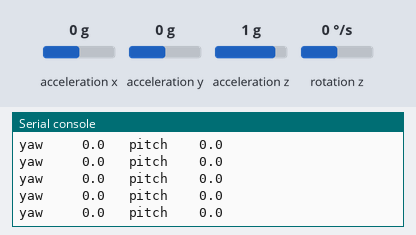
The program below on a simulated Raspberry Pi Pico running MicroPython. Shown: the last lines printed to the serial console. Inputs (shaded band) come from the test bench; at power-on: acceleration x 0 g, rotation z 0 °/s, acceleration y 0 g, acceleration z 1 g.

Above: at 3.5 s.
3.6 s: acceleration x set to -1.4 g
At 3.66 s:
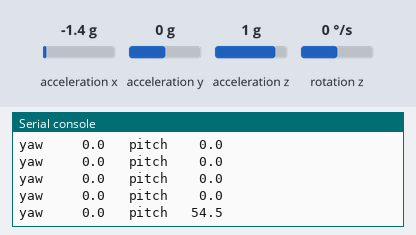
5.1 s: rotation z set to -192 °/s
At 5.13 s:
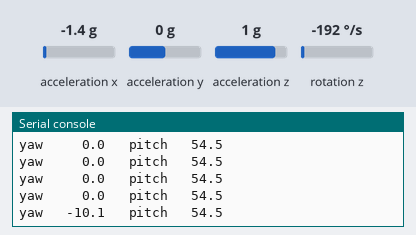
6.6 s: acceleration x set to 0 g
At 6.61 s:
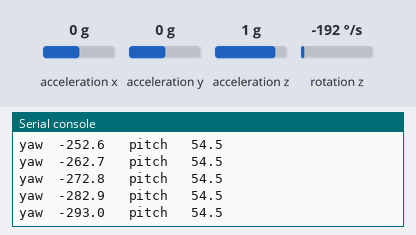
8.2 s: rotation z set to 192 °/s
At 8.24 s:
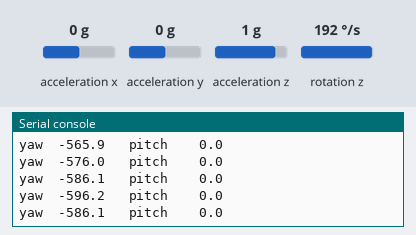
11.2 s: acceleration x set to -0.8 g
At 11.29 s:
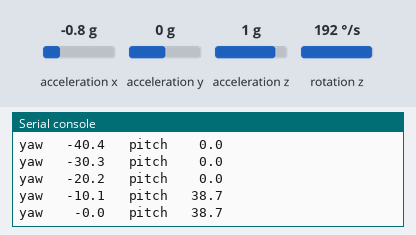
12.8 s: acceleration x set to 0.8 g
At 12.82 s:
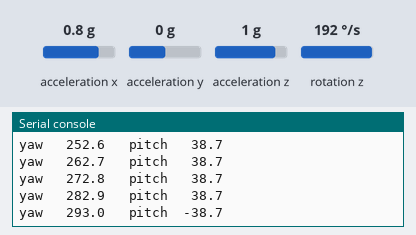
Timing chart, 0 to 15.3 s (numbered marks = the images above; inputs shaded):
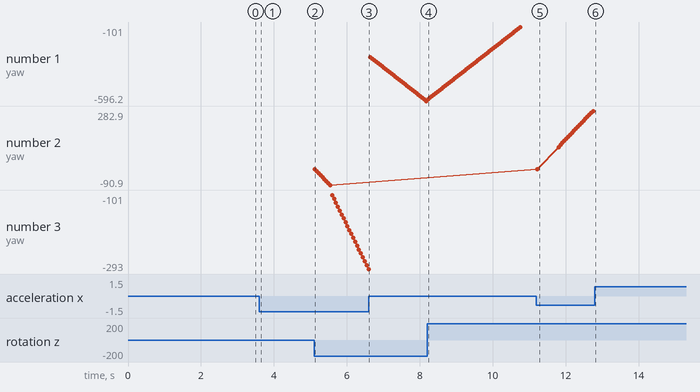

Measured:
- after the input at 3.6 s, the serial console: prints a new line after 0.05 s (image 1)
- after the input at 5.1 s, the serial console: prints a new line at once (image 2)

The program:

gyro_test.py
```python
# Step 1 sensor check for the Pico W + GY-521 (MicroPython).
# Run it from Thonny (green Run button) with the Pico plugged in over USB.
# No Wi-Fi needed. Prints the I2C scan, then live yaw/pitch in the Shell.

from machine import Pin, I2C
import time, math

i2c = I2C(0, sda=Pin(4), scl=Pin(5), freq=100000)
found = i2c.scan()
print("I2C devices found:", [hex(a) for a in found])
if 0x68 not in found:
    print("MPU-6050 NOT found at 0x68.")
    print("Check: VCC->3V3 (pin 36), GND->GND (pin 38), SDA->GP4 (pin 6), SCL->GP5 (pin 7).")
    print("If it shows 0x69 instead, the AD0 pin is pulled high; tie AD0 to GND.")
    raise SystemExit

ADDR = 0x68
i2c.writeto_mem(ADDR, 0x6B, b"\x00")   # wake up
i2c.writeto_mem(ADDR, 0x1B, b"\x00")   # gyro +/-250 dps
i2c.writeto_mem(ADDR, 0x1A, b"\x03")   # low-pass filter
time.sleep_ms(100)

def rd16(reg):
    b = i2c.readfrom_mem(ADDR, reg, 2)
    v = (b[0] << 8) | b[1]
    return v - 65536 if v > 32767 else v

print("Hold still: calibrating for 2 s...")
bias = sum(rd16(0x47) for _ in range(400) if not time.sleep_ms(5)) / 400
print("gyro Z bias (raw):", round(bias, 1), " (anything under ~500 is normal)")

yaw, last = 0.0, time.ticks_us()
print("Now turn the board left and right. Ctrl+C to stop.")
while True:
    now = time.ticks_us()
    dt = time.ticks_diff(now, last) / 1e6
    last = now
    gz = (rd16(0x47) - bias) / 131.0
    if abs(gz) > 0.5:
        yaw += gz * dt
    ax, ay, az = rd16(0x3B), rd16(0x3D), rd16(0x3F)
    pitch = math.degrees(math.atan2(-ax, math.sqrt(ay * ay + az * az)))
    print("yaw {:7.1f}   pitch {:6.1f}".format(yaw, pitch))
    time.sleep_ms(50)
```
